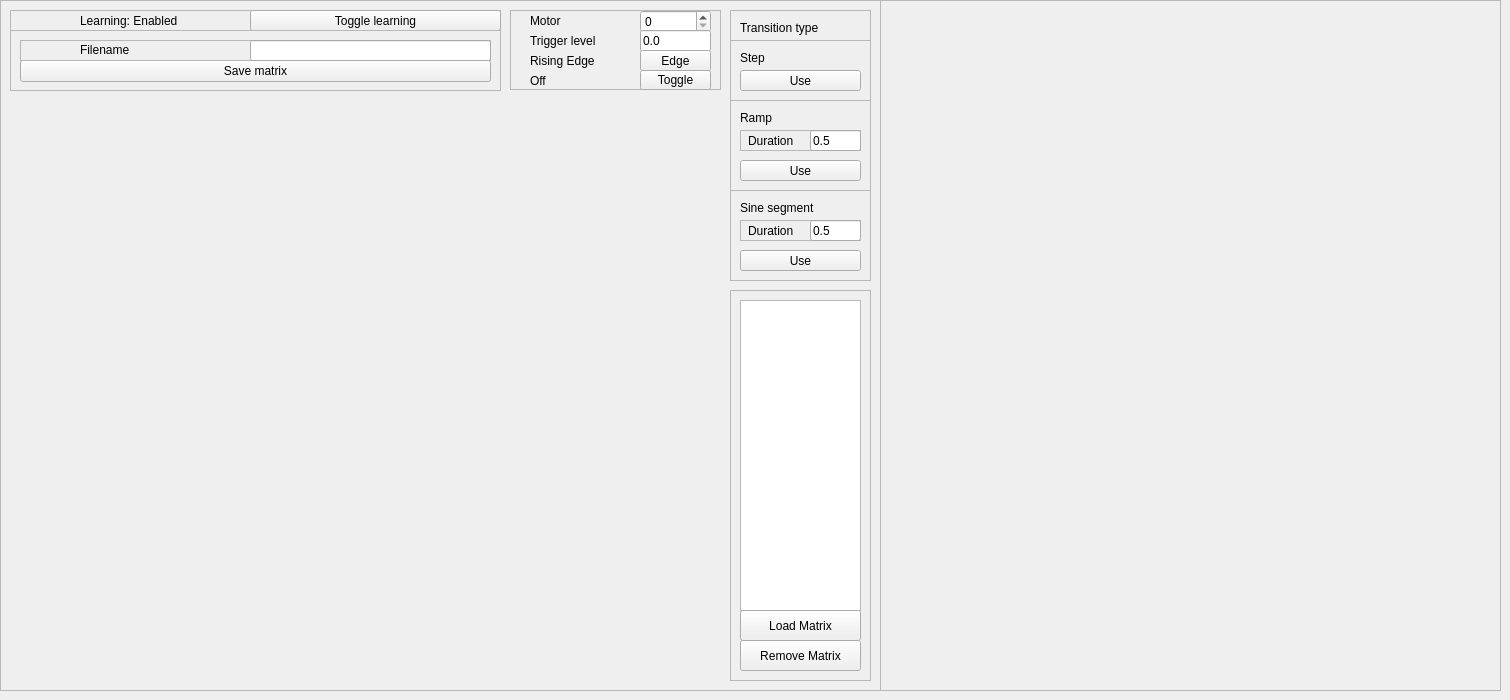
    <widget class="QWidget" name="tab_4">
     <attribute name="title">
      <string>DEP Matrix</string>
     </attribute>
     <widget class="QFrame" name="frame_63">
      <property name="geometry">
       <rect>
        <x>0</x>
        <y>0</y>
        <width>881</width>
        <height>691</height>
       </rect>
      </property>
      <property name="frameShape">
       <enum>QFrame::StyledPanel</enum>
      </property>
      <property name="frameShadow">
       <enum>QFrame::Raised</enum>
      </property>
      <widget class="QFrame" name="frame_64">
       <property name="geometry">
        <rect>
         <x>10</x>
         <y>10</y>
         <width>491</width>
         <height>21</height>
        </rect>
       </property>
       <property name="frameShape">
        <enum>QFrame::StyledPanel</enum>
       </property>
       <property name="frameShadow">
        <enum>QFrame::Raised</enum>
       </property>
       <widget class="QPushButton" name="toggleLearning">
        <property name="geometry">
         <rect>
          <x>240</x>
          <y>0</y>
          <width>251</width>
          <height>21</height>
         </rect>
        </property>
        <property name="text">
         <string>Toggle learning</string>
        </property>
       </widget>
       <widget class="QLabel" name="learningLabel">
        <property name="geometry">
         <rect>
          <x>70</x>
          <y>0</y>
          <width>171</width>
          <height>21</height>
         </rect>
        </property>
        <property name="text">
         <string>Learning: Enabled</string>
        </property>
       </widget>
      </widget>
      <widget class="QFrame" name="frame_68">
       <property name="geometry">
        <rect>
         <x>10</x>
         <y>30</y>
         <width>491</width>
         <height>61</height>
        </rect>
       </property>
       <property name="frameShape">
        <enum>QFrame::StyledPanel</enum>
       </property>
       <property name="frameShadow">
        <enum>QFrame::Raised</enum>
       </property>
       <widget class="QPushButton" name="saveMatrix">
        <property name="geometry">
         <rect>
          <x>10</x>
          <y>30</y>
          <width>471</width>
          <height>22</height>
         </rect>
        </property>
        <property name="text">
         <string>Save matrix</string>
        </property>
       </widget>
       <widget class="QFrame" name="frame_69">
        <property name="geometry">
         <rect>
          <x>10</x>
          <y>10</y>
          <width>471</width>
          <height>21</height>
         </rect>
        </property>
        <property name="frameShape">
         <enum>QFrame::StyledPanel</enum>
        </property>
        <property name="frameShadow">
         <enum>QFrame::Raised</enum>
        </property>
        <widget class="QLabel" name="feedback">
         <property name="geometry">
          <rect>
           <x>60</x>
           <y>0</y>
           <width>171</width>
           <height>20</height>
          </rect>
         </property>
         <property name="text">
          <string>Filename</string>
         </property>
        </widget>
        <widget class="QLineEdit" name="saveFile">
         <property name="geometry">
          <rect>
           <x>230</x>
           <y>0</y>
           <width>241</width>
           <height>21</height>
          </rect>
         </property>
        </widget>
       </widget>
      </widget>
      <widget class="QCustomPlot" name="customPlot" native="true">
       <property name="geometry">
        <rect>
         <x>10</x>
         <y>90</y>
         <width>711</width>
         <height>591</height>
        </rect>
       </property>
      </widget>
      <widget class="QFrame" name="frame_112">
       <property name="geometry">
        <rect>
         <x>730</x>
         <y>10</y>
         <width>141</width>
         <height>271</height>
        </rect>
       </property>
       <property name="frameShape">
        <enum>QFrame::StyledPanel</enum>
       </property>
       <property name="frameShadow">
        <enum>QFrame::Raised</enum>
       </property>
       <widget class="QFrame" name="frame_125">
        <property name="geometry">
         <rect>
          <x>0</x>
          <y>180</y>
          <width>141</width>
          <height>91</height>
         </rect>
        </property>
        <property name="frameShape">
         <enum>QFrame::StyledPanel</enum>
        </property>
        <property name="frameShadow">
         <enum>QFrame::Raised</enum>
        </property>
        <widget class="QLabel" name="label_110">
         <property name="geometry">
          <rect>
           <x>10</x>
           <y>10</y>
           <width>91</width>
           <height>16</height>
          </rect>
         </property>
         <property name="text">
          <string>Sine segment</string>
         </property>
        </widget>
        <widget class="QFrame" name="frame_126">
         <property name="geometry">
          <rect>
           <x>10</x>
           <y>30</y>
           <width>121</width>
           <height>21</height>
          </rect>
         </property>
         <property name="frameShape">
          <enum>QFrame::StyledPanel</enum>
         </property>
         <property name="frameShadow">
          <enum>QFrame::Raised</enum>
         </property>
         <widget class="QLineEdit" name="sine_transition_duration">
          <property name="geometry">
           <rect>
            <x>70</x>
            <y>0</y>
            <width>51</width>
            <height>21</height>
           </rect>
          </property>
          <property name="text">
           <string>0.5</string>
          </property>
         </widget>
         <widget class="QLabel" name="label_111">
          <property name="geometry">
           <rect>
            <x>8</x>
            <y>0</y>
            <width>71</width>
            <height>21</height>
           </rect>
          </property>
          <property name="text">
           <string>Duration</string>
          </property>
         </widget>
        </widget>
        <widget class="QPushButton" name="sineTransition">
         <property name="geometry">
          <rect>
           <x>10</x>
           <y>60</y>
           <width>121</width>
           <height>21</height>
          </rect>
         </property>
         <property name="text">
          <string>Use</string>
         </property>
        </widget>
       </widget>
       <widget class="QFrame" name="frame_127">
        <property name="geometry">
         <rect>
          <x>0</x>
          <y>90</y>
          <width>141</width>
          <height>91</height>
         </rect>
        </property>
        <property name="frameShape">
         <enum>QFrame::StyledPanel</enum>
        </property>
        <property name="frameShadow">
         <enum>QFrame::Raised</enum>
        </property>
        <widget class="QLabel" name="label_112">
         <property name="geometry">
          <rect>
           <x>10</x>
           <y>10</y>
           <width>91</width>
           <height>16</height>
          </rect>
         </property>
         <property name="text">
          <string>Ramp</string>
         </property>
        </widget>
        <widget class="QFrame" name="frame_128">
         <property name="geometry">
          <rect>
           <x>10</x>
           <y>30</y>
           <width>121</width>
           <height>21</height>
          </rect>
         </property>
         <property name="frameShape">
          <enum>QFrame::StyledPanel</enum>
         </property>
         <property name="frameShadow">
          <enum>QFrame::Raised</enum>
         </property>
         <widget class="QLineEdit" name="ramp_transition_duration">
          <property name="geometry">
           <rect>
            <x>70</x>
            <y>0</y>
            <width>51</width>
            <height>21</height>
           </rect>
          </property>
          <property name="text">
           <string>0.5</string>
          </property>
         </widget>
         <widget class="QLabel" name="ramp_tran">
          <property name="geometry">
           <rect>
            <x>8</x>
            <y>0</y>
            <width>71</width>
            <height>21</height>
           </rect>
          </property>
          <property name="text">
           <string>Duration</string>
          </property>
         </widget>
        </widget>
        <widget class="QPushButton" name="rampTransition">
         <property name="geometry">
          <rect>
           <x>10</x>
           <y>60</y>
           <width>121</width>
           <height>21</height>
          </rect>
         </property>
         <property name="text">
          <string>Use</string>
         </property>
        </widget>
       </widget>
       <widget class="QLabel" name="label_114">
        <property name="geometry">
         <rect>
          <x>10</x>
          <y>10</y>
          <width>121</width>
          <height>16</height>
         </rect>
        </property>
        <property name="text">
         <string>Transition type</string>
        </property>
       </widget>
       <widget class="QFrame" name="frame_129">
        <property name="geometry">
         <rect>
          <x>0</x>
          <y>30</y>
          <width>141</width>
          <height>61</height>
         </rect>
        </property>
        <property name="frameShape">
         <enum>QFrame::StyledPanel</enum>
        </property>
        <property name="frameShadow">
         <enum>QFrame::Raised</enum>
        </property>
        <widget class="QLabel" name="label_115">
         <property name="geometry">
          <rect>
           <x>10</x>
           <y>10</y>
           <width>91</width>
           <height>16</height>
          </rect>
         </property>
         <property name="text">
          <string>Step</string>
         </property>
        </widget>
        <widget class="QPushButton" name="stepTransition">
         <property name="geometry">
          <rect>
           <x>10</x>
           <y>30</y>
           <width>121</width>
           <height>21</height>
          </rect>
         </property>
         <property name="text">
          <string>Use</string>
         </property>
        </widget>
       </widget>
      </widget>
      <widget class="QFrame" name="frame_70">
       <property name="geometry">
        <rect>
         <x>730</x>
         <y>290</y>
         <width>141</width>
         <height>391</height>
        </rect>
       </property>
       <property name="frameShape">
        <enum>QFrame::StyledPanel</enum>
       </property>
       <property name="frameShadow">
        <enum>QFrame::Raised</enum>
       </property>
       <widget class="QListWidget" name="matrixList">
        <property name="geometry">
         <rect>
          <x>10</x>
          <y>10</y>
          <width>121</width>
          <height>311</height>
         </rect>
        </property>
       </widget>
       <widget class="QPushButton" name="loadMatrix">
        <property name="geometry">
         <rect>
          <x>10</x>
          <y>320</y>
          <width>121</width>
          <height>31</height>
         </rect>
        </property>
        <property name="text">
         <string>Load Matrix</string>
        </property>
       </widget>
       <widget class="QPushButton" name="removeMatrix_2">
        <property name="geometry">
         <rect>
          <x>10</x>
          <y>350</y>
          <width>121</width>
          <height>31</height>
         </rect>
        </property>
        <property name="text">
         <string>Remove Matrix</string>
        </property>
       </widget>
      </widget>
      <widget class="QFrame" name="frame_38">
       <property name="geometry">
        <rect>
         <x>510</x>
         <y>10</y>
         <width>211</width>
         <height>80</height>
        </rect>
       </property>
       <property name="frameShape">
        <enum>QFrame::StyledPanel</enum>
       </property>
       <property name="frameShadow">
        <enum>QFrame::Raised</enum>
       </property>
       <widget class="QSpinBox" name="triggerMotor">
        <property name="geometry">
         <rect>
          <x>130</x>
          <y>0</y>
          <width>71</width>
          <height>23</height>
         </rect>
        </property>
       </widget>
       <widget class="QPushButton" name="setTrigger">
        <property name="geometry">
         <rect>
          <x>130</x>
          <y>60</y>
          <width>71</width>
          <height>20</height>
         </rect>
        </property>
        <property name="text">
         <string>Toggle</string>
        </property>
       </widget>
       <widget class="QLabel" name="label_33">
        <property name="geometry">
         <rect>
          <x>20</x>
          <y>0</y>
          <width>121</width>
          <height>21</height>
         </rect>
        </property>
        <property name="text">
         <string>Motor</string>
        </property>
       </widget>
       <widget class="QLineEdit" name="triggerLevel">
        <property name="geometry">
         <rect>
          <x>130</x>
          <y>20</y>
          <width>71</width>
          <height>22</height>
         </rect>
        </property>
        <property name="text">
         <string>0.0</string>
        </property>
       </widget>
       <widget class="QLabel" name="label_37">
        <property name="geometry">
         <rect>
          <x>20</x>
          <y>20</y>
          <width>111</width>
          <height>21</height>
         </rect>
        </property>
        <property name="text">
         <string>Trigger level</string>
        </property>
       </widget>
       <widget class="QPushButton" name="triggerEdge">
        <property name="geometry">
         <rect>
          <x>130</x>
          <y>40</y>
          <width>71</width>
          <height>21</height>
         </rect>
        </property>
        <property name="text">
         <string>Edge</string>
        </property>
       </widget>
       <widget class="QLabel" name="edgeText">
        <property name="geometry">
         <rect>
          <x>20</x>
          <y>40</y>
          <width>111</width>
          <height>21</height>
         </rect>
        </property>
        <property name="text">
         <string>Rising Edge</string>
        </property>
       </widget>
       <widget class="QLabel" name="triggerText">
        <property name="geometry">
         <rect>
          <x>20</x>
          <y>60</y>
          <width>111</width>
          <height>21</height>
         </rect>
        </property>
        <property name="text">
         <string>Off</string>
        </property>
       </widget>
      </widget>
     </widget>
     <widget class="QFrame" name="frame_105">
      <property name="geometry">
       <rect>
        <x>880</x>
        <y>0</y>
        <width>621</width>
        <height>691</height>
       </rect>
      </property>
      <property name="frameShape">
       <enum>QFrame::StyledPanel</enum>
      </property>
      <property name="frameShadow">
       <enum>QFrame::Raised</enum>
      </property>
      <widget class="QCustomPlot" name="position_plot" native="true">
       <property name="geometry">
        <rect>
         <x>10</x>
         <y>10</y>
         <width>601</width>
         <height>331</height>
        </rect>
       </property>
      </widget>
      <widget class="QCustomPlot" name="displacement_plot" native="true">
       <property name="geometry">
        <rect>
         <x>10</x>
         <y>350</y>
         <width>601</width>
         <height>331</height>
        </rect>
       </property>
      </widget>
     </widget>
    </widget>
